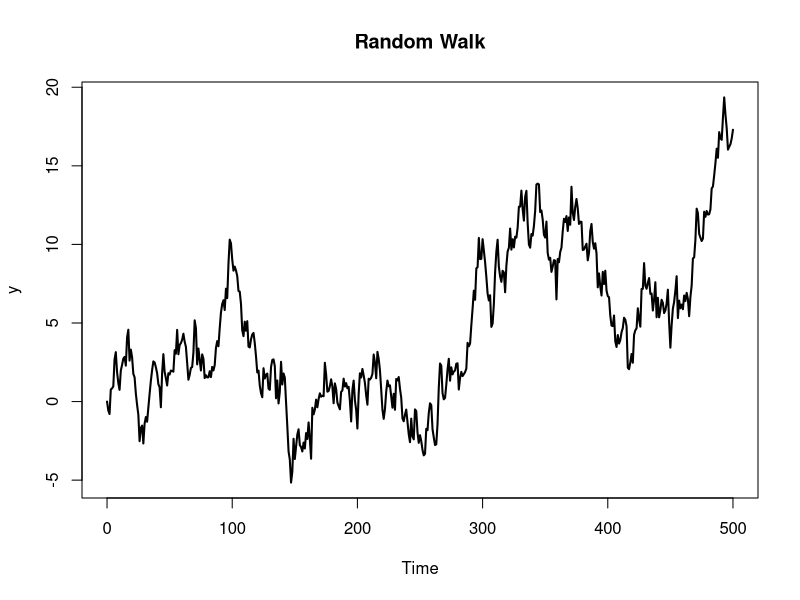
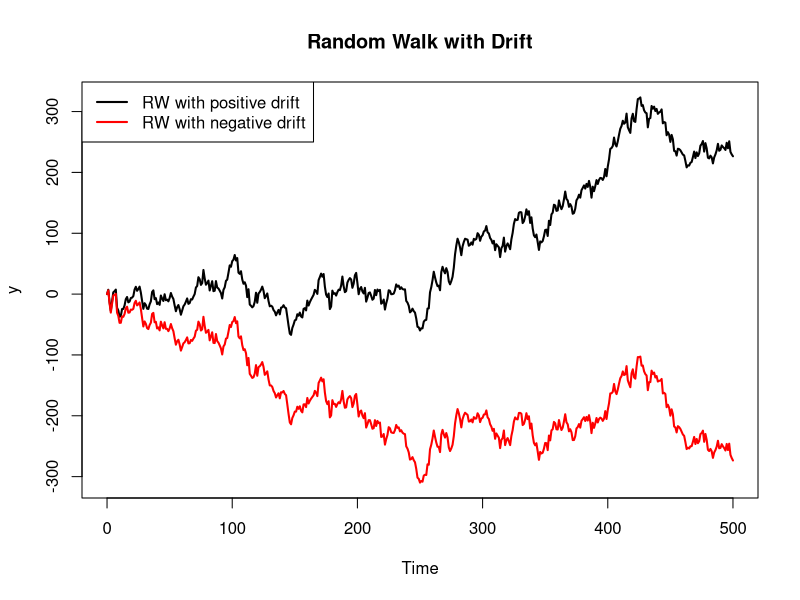
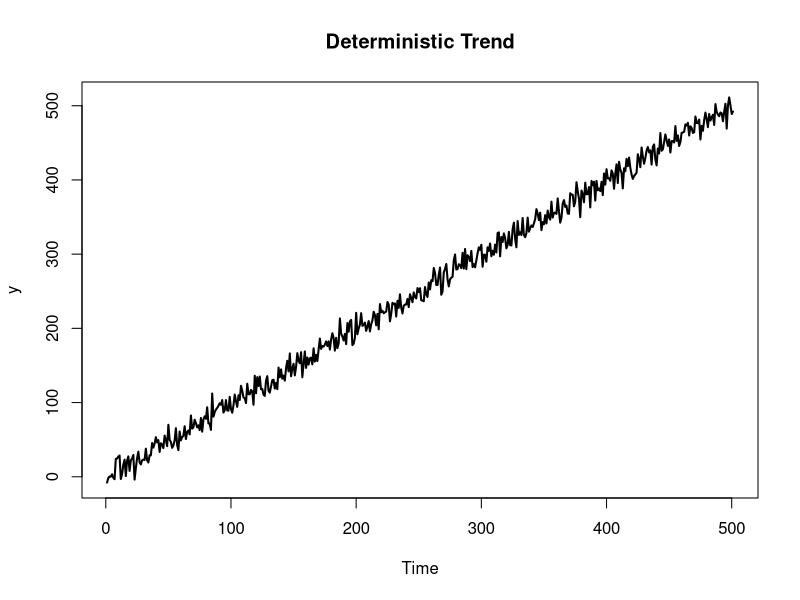
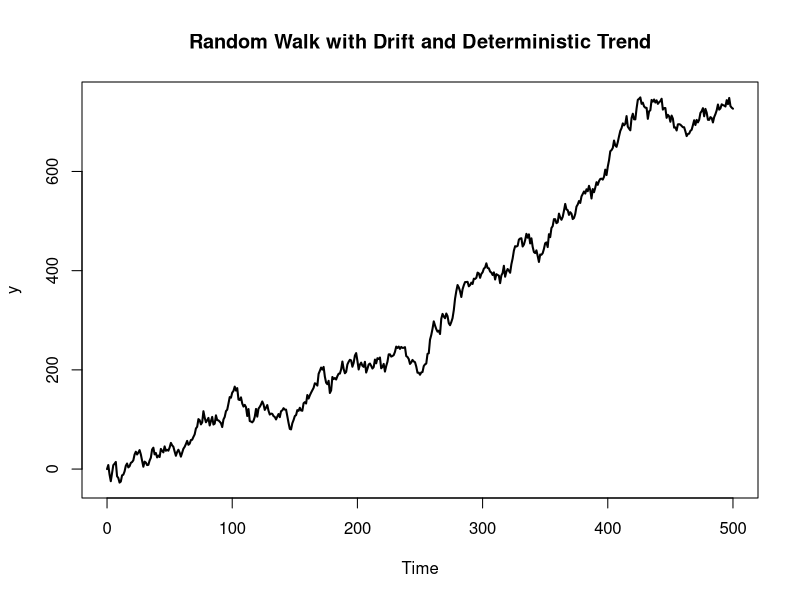
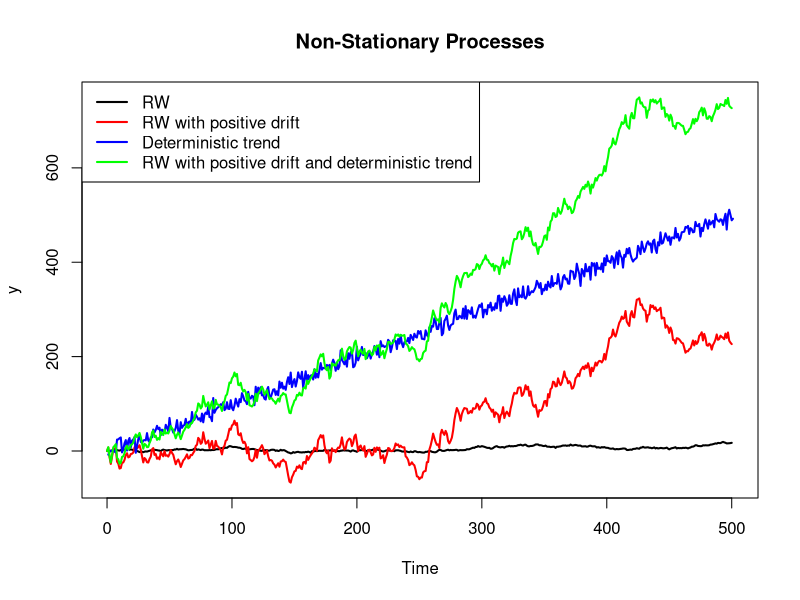
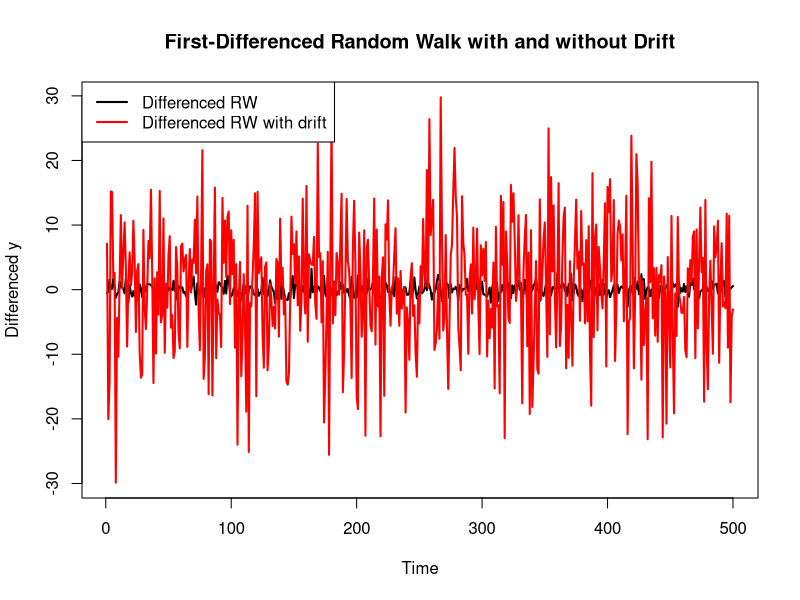
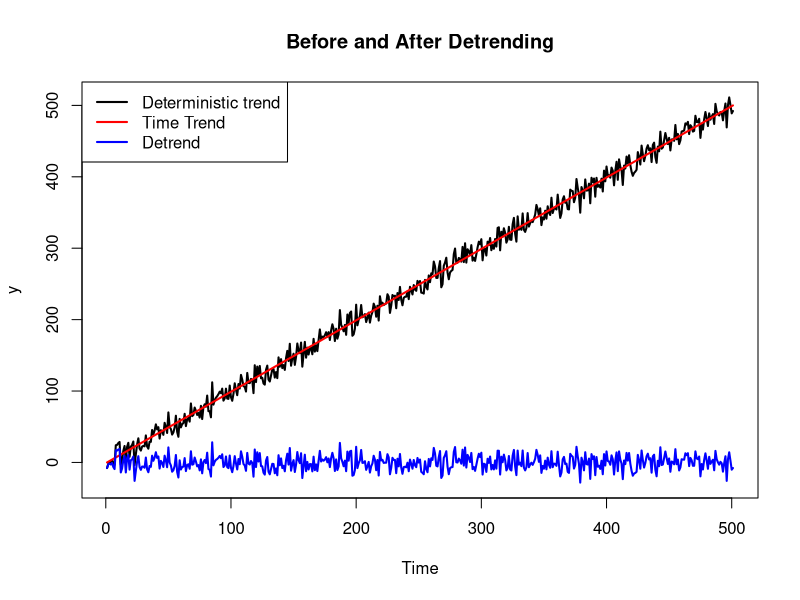
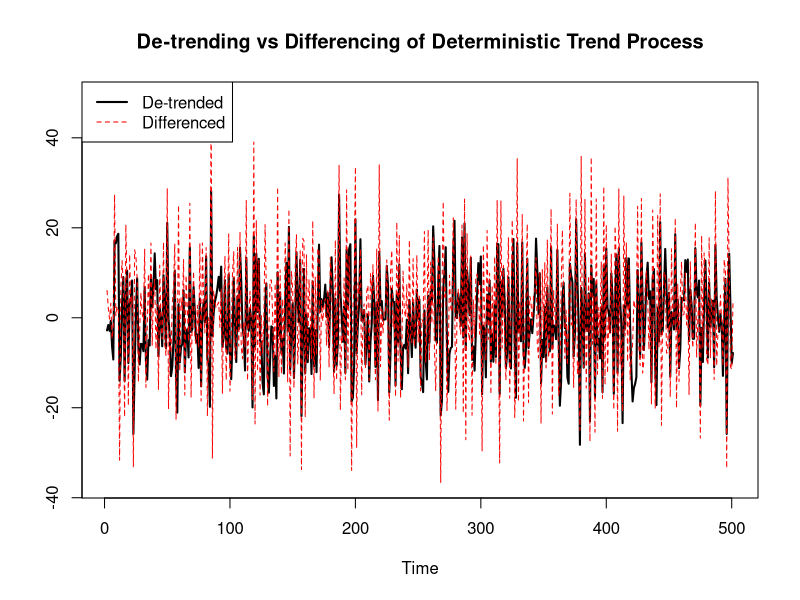

These charts were generated, in order, by the following R code:
## ----setup, include=FALSE-----------------------------------------------------
knitr::opts_chunk$set(fig.align="center", message = FALSE, warning = FALSE)
knitr::knit_hooks$set(purl = knitr::hook_purl)

## ----load packages------------------------------------------------------------
library(forecast) # For ARIMA modelling, forecasting and evaluation
library(urca) # For unit root and stationarity tests

## ----simulate RW--------------------------------------------------------------
# Number of observations
N = 500

# Model to simulate
# For RW model, only need d = 1 in (p,d,q) to include unit root
M = list(order = c(0, 1, 0))

set.seed(123)

RW <- stats::arima.sim(model = M, n = N)
                       
# Plot RW
plot(x = RW, main = "Random Walk", ylab = "y", lwd = 2)

## ----ADF and KPSS tests for RW------------------------------------------------
RW %>% urca::ur.df(type = "none", selectlags = "AIC") %>% summary()

# KPSS requires a deterministic component, either drift (mu) or trend (tau)
RW %>% urca::ur.kpss(type = "mu", lags = "short") %>% summary()

## ----simulate RW with drift---------------------------------------------------
# Use same number of observations (N) and model (M) as RW model

# Include a non-zero mean value and optionally the standard deviation
# RW with positive constant
set.seed(234)
RW_posDrift <- stats::arima.sim(model = M, n = N, mean = 0.5, sd = 10)

# RW with negative constant
set.seed(234)
RW_negDrift <- stats::arima.sim(model = M, n = N, mean = -0.5, sd = 10)

# Plot RW with drift
plot(x = cbind(RW_posDrift, RW_negDrift), 
     main = "Random Walk with Drift", ylab = "y", 
     plot.type = "single", 
     col = c("black", "red"), lwd = 2)

legend(x = "topleft", legend = c("RW with positive drift", "RW with negative drift"), 
       col = c("black", "red"), lwd = 2)

## ----ADF and KPSS tests for RW with drift-------------------------------------
RW_posDrift %>% urca::ur.df(type = "drift", selectlags = "AIC") %>% summary()

RW_posDrift %>% urca::ur.kpss(type = "mu", lags = "short") %>% summary()

## ----simulate simple model with deterministic trend---------------------------
# Use same number of observations as RW model, observation begans from time 0
tt <- 0:N

set.seed(345)

# Set sd = 20 so that the ups and downs can be seen clearly
DT <- as.ts(tt + rnorm(n = N, mean = 0, sd = 10))

plot(x = DT, main = "Deterministic Trend", ylab = "y", lwd = 2)

## ----ADF and KPSS tests for model with DT-------------------------------------
DT %>% urca::ur.df(type = "trend", selectlags = "AIC") %>% summary()

DT %>% urca::ur.kpss(type = "tau", lags = "short") %>% summary()

## ----simulate RW with drift and DT--------------------------------------------
# Create simulated model by adding time trend (tt) to RW_posDrift
RW_posDrift_DT <- tt + RW_posDrift

plot(x = RW_posDrift_DT, main = "Random Walk with Drift and Deterministic Trend", ylab = "y", lwd = 2)

## ----ADF and KPSS tests for RW with drift and DT------------------------------
RW_posDrift_DT %>% urca::ur.df(type = "trend", selectlags = "AIC") %>% summary()

RW_posDrift_DT %>% urca::ur.kpss(type = "tau", lags = "short") %>% summary()

## ----plot models in same chart------------------------------------------------
plot(cbind(RW, RW_posDrift, DT, RW_posDrift_DT),
     main = "Non-Stationary Processes", ylab = "y", 
     plot.type = "single", 
     col = c("black", "red", "blue", "green"), lwd = 2)

legend(x = "topleft",
       legend = c("RW", "RW with positive drift", "Deterministic trend", "RW with positive drift and deterministic trend"), 
       col = c("black", "red", "blue", "green"), lwd = 2)

## ----differencing RW and RW with drift----------------------------------------
RW_diff <- diff(x = RW, lag = 1, differences = 1)

RWdrift_diff <- diff(x = RW_posDrift, lag = 1, differences = 1)

plot(x = cbind(RW_diff, RWdrift_diff), 
     main = "First-Differenced Random Walk with and without Drift", 
     ylab = "Differenced y", plot.type = "single",
     col = c("black", "red"), lwd = 2)

legend(x = "topleft", 
       legend = c("Differenced RW", "Differenced RW with drift"), 
       col = c("black", "red"), lwd = 2)

## ----ADF and KPSS test of differenced RW--------------------------------------
RW_diff %>% urca::ur.df(type = "drift", selectlags = "AIC") %>% summary()

RW_diff %>% urca::ur.kpss(type = "mu", lags = "short") %>% summary()

## ----removing time trend from model-------------------------------------------
DT_detrend <- DT - tt

plot(x = cbind(DT, tt, DT_detrend), 
     main = "Before and After Detrending", ylab = "y",
     plot.type = "single",
     col = c("black", "red", "blue"), lwd = 2)

legend(x = "topleft", legend = c("Deterministic trend", "Time Trend", "Detrend"),
       col = c("black", "red", "blue"), lwd = 2)

## ----ADF and KPSS tests on model after de-trending----------------------------
DT_detrend %>% urca::ur.df(type = "drift", selectlags = "AIC") %>% summary()

DT_detrend %>% urca::ur.kpss(type = "mu", lags = "short") %>% summary()

## ----difference model with DT once--------------------------------------------
DT_diff <- diff(x = DT, lag = 1, differences = 1)

# Remove first row of DT_detrend as differencing causes us to lose one observation
plot(x = cbind(DT_detrend[-1], DT_diff), 
     main = "De-trending vs Differencing of Deterministic Trend Process", ylab = "",
     plot.type = "single",
     col = c("black", "red"), lwd = c(2, 1), lty = c(1, 2))

legend(x = "topleft",
       legend = c("De-trended", "Differenced"),
       col = c("black", "red"), lwd = c(2, 1), lty = c(1, 2))

## ----ADF and KPSS tests for DT_diff-------------------------------------------
DT_diff %>% urca::ur.df(type = "drift", selectlags = "AIC") %>% summary()

DT_diff %>% urca::ur.kpss(type = "mu", lags = "short") %>% summary()

## ----stationarity of RW with drift and DT-------------------------------------
reg_y <- lm(formula = RW_posDrift_DT ~ tt)

delta_y <- diff(x = residuals(reg_y), lag = 1, differences = 1)

# Remove first observation from residuals as differencing causes one observation to be lost
plot(cbind(as.ts(residuals(reg_y)[-1]), delta_y),
     main = "De-trending Only and With Differencing", ylab = "",
     plot.type = "single",
     col = c("black", "red"), lwd = 2)

legend(x = "top",
       legend = c("After De-trending", "After De-trending and Differencing"),
       col = c("black", "red"), lwd = 2)

## ----ADF and KPSS tests for delta_y-------------------------------------------
delta_y %>% urca::ur.df(type = "drift", selectlags = "AIC") %>% summary()

delta_y %>% urca::ur.kpss(type = "mu", lags = "short") %>% summary()

## ----simulate ARIMA with quadratic time trend---------------------------------
# Number of observations
N = 300

# Model to simulate, need to include coefficients of AR and MA terms
M = list(order = c(2, 1, 1), ar = c(1.02, -0.43), ma = -0.41)

set.seed(456)

stoch_proc <- stats::arima.sim(model = M, n = N, mean = 0.23, sd = 3)

t <- as.ts(0:N)

y <- stoch_proc + 1.39 * t - 0.0027 * t^2

plot(y, main = "Simulated ARIMA(2,1,1) with Quadratic Time Trend", lwd = 2)

## ----ADF and KPSS tests for y-------------------------------------------------
y %>% urca::ur.df(type = "trend", selectlags = "AIC") %>% summary()

y %>% urca::ur.kpss(type = "tau", lags = "short") %>% summary()

## ----split training and testing set-------------------------------------------
train_y <- as.ts(y[0:281])
train_t <- as.ts(t[0:281])

test_y <- ts(data = y[282:301], start = 282)
test_t <- ts(data = t[282:301], start = 282)

## ----plot trends--------------------------------------------------------------
linear_trend <- lm(train_y ~ train_t)

quad_trend <- lm(train_y ~ train_t + I(train_t^2))

plot(cbind(train_y, fitted(linear_trend), fitted(quad_trend)),
     main = "Actual Training Data and Fitted Trend", ylab = "y",
     plot.type = "single",
     col = c("black", "red", "blue"), lwd = 2)

legend(x = "topleft",
       legend = c("Actual", "Linear trend", "Quadratic trend"),
       col = c("black", "red", "blue"), lwd = 2)

## ----residual of quad_trend---------------------------------------------------
plot(as.ts(cbind(residuals(quad_trend), residuals(linear_trend))),
     main = "Residuals from Linear Trend and Quadratic Trend", ylab = "",
     plot.type = "single",
     col = c("black", "red"), lwd = 2)

legend(x = "topleft",
       legend = c("Residuals quad_trend", "Residuals linear_trend"),
       col = c("black", "red"), lwd = 2)

## ----ADF and KPSS tests for residuals-----------------------------------------
residuals(quad_trend) %>% urca::ur.df(type = "drift", selectlags = "AIC") %>% summary()

residuals(quad_trend) %>% urca::ur.kpss(type = "mu", lags = "short") %>% summary()

## ----estimate ARIMA with only differencing------------------------------------
model1 <- forecast::auto.arima(y = train_y, ic = "aic",
                               seasonal = FALSE, stepwise = FALSE, approximation = FALSE)

model1

## ----estimate ARIMA with xreg quad trend--------------------------------------
model2 <- forecast::auto.arima(y = train_y, ic = "aic",
                               xreg = cbind(train_t, train_t^2),
                               seasonal = FALSE, stepwise = FALSE, approximation = FALSE)

model2

## ----estimate model2 with differencing included-------------------------------
model3 <- forecast::auto.arima(y = train_y, ic = "aic", d = 1,
                               xreg = cbind(train_t, train_t^2),
                               seasonal = FALSE, stepwise = FALSE, approximation = FALSE)

model3

## ----forecast of models-------------------------------------------------------
f_model1 <- forecast::forecast(object = model1, h = 20, level = 95)

f_model2 <- forecast::forecast(object = model2, h = 20, level = 95, xreg = cbind(test_t, test_t^2))

f_model3 <- forecast::forecast(object = model3, h = 20, level = 95, xreg = cbind(test_t, test_t^2))

## ----plot f_model1 against actual value and accuracy--------------------------
plot(cbind(y, f_model1$mean, f_model1$lower, f_model1$upper),
     main = "Actual and Forecasted Values of model1", ylab = "y",
     plot.type = "single",
     col = c("black", "red", "gray", "gray"), lwd = 2)

legend(x = "topleft",
       legend = c("Actual", "Forecasted", "Lower and Upper Interval"),
       col = c("black", "red", "gray"), lwd = 2)

data.frame(forecast::accuracy(object = f_model1, x = test_y))

## ----plot f_model2 against actual value and accuracy--------------------------
plot(cbind(y, f_model2$mean, f_model2$lower, f_model2$upper),
     main = "Actual and Forecasted Values of model2", ylab = "y",
     plot.type = "single",
     col = c("black", "red", "gray", "gray"), lwd = 2)

legend(x = "topleft",
       legend = c("Actual", "Forecasted", "Lower and Upper Interval"),
       col = c("black", "red", "gray"), lwd = 2)

data.frame(forecast::accuracy(object = f_model2, x = test_y))

## ----plot f_model3 against actual value and accuracy--------------------------
plot(cbind(y, f_model3$mean, f_model3$lower, f_model3$upper),
     main = "Actual and Forecasted Values of model3", ylab = "y",
     plot.type = "single",
     col = c("black", "red", "gray", "gray"), lwd = 2)

legend(x = "topleft",
       legend = c("Actual", "Forecasted", "Lower and Upper Interval"),
       col = c("black", "red", "gray"), lwd = 2)

data.frame(forecast::accuracy(object = f_model3, x = test_y))

